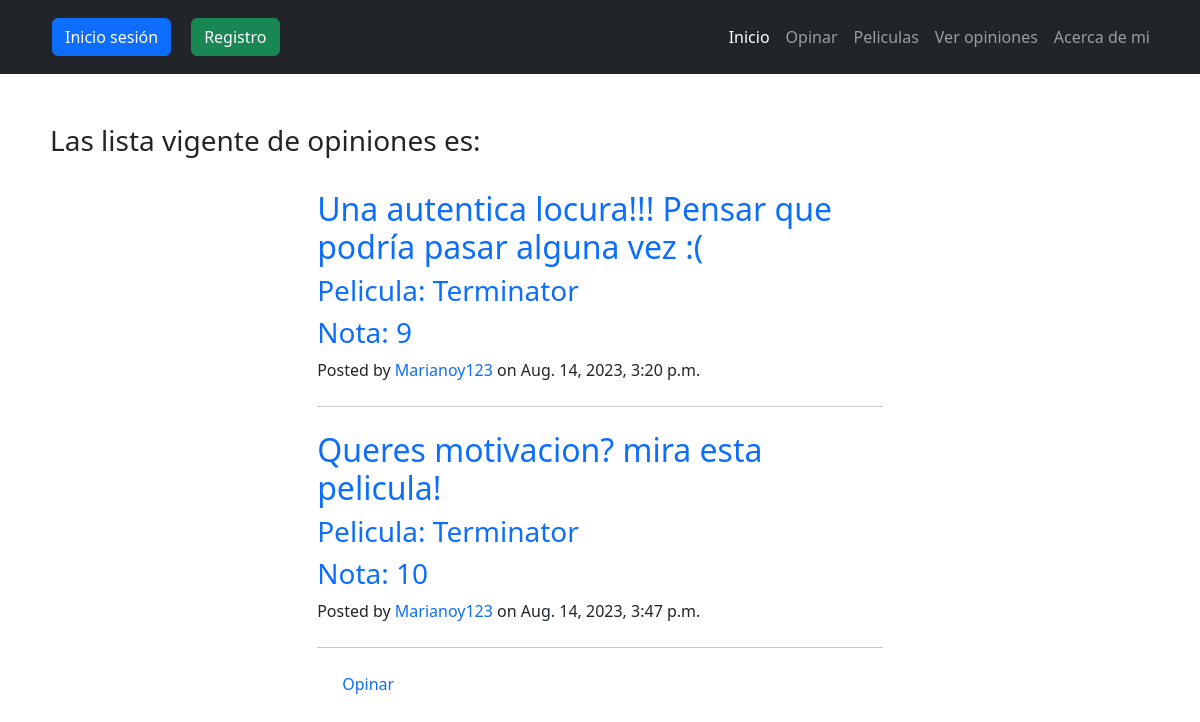
Page /pages/ on the earlier database version.
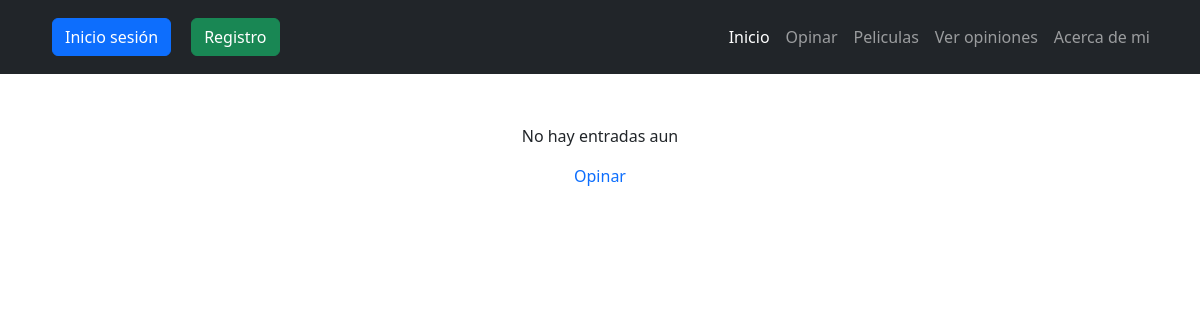
Same page on the later database version.
### Opiniones/models.py (models this page shows, shortened)
class opinion(models.Model):
    pelicula=models.CharField(max_length=32)
    nota=models.IntegerField()
    mini_opinion=models.CharField(max_length=64)
    detalle=models.CharField(max_length=1024)
    creador=models.ForeignKey(User, on_delete=models.CASCADE, related_name="CursosCreados")
    fecha=models.DateTimeField(auto_now=True)

### Opiniones/views.py (the view)
# urls.py: path("", ver_opiniones, name="ListaOpiniones"),
def ver_opiniones(request):
    contexto = {
        "Opiniones": opinion.objects.all(),
    }
    http_response = render(
        request=request,
        template_name='Opiniones/ListaOpiniones.html',
        context=contexto,
    )
    return http_response

### Opiniones/templates/Opiniones/ListaOpiniones.html (shortened to what this page needs)
{% extends "base.html" %}
{%load static%}
{% block contenido %}
    <div style="margin:50px">
        {%if Opiniones|length < 1%}
        <p style="text-align: center">No hay entradas aun<p>
        <div style="text-align: center">
            <a  href="{% url 'CrearOpinion' %}"> Opinar </a>
        </div>
        {%else%}
        <h3>Las lista vigente de opiniones es: </h3>
        <br>
        <div class="container px-4 px-lg-5">
            <div class="row gx-4 gx-lg-5 justify-content-center" style="text-decoration: none">
                <div class="col-md-10 col-lg-8 col-xl-7">
                    {% for opinion in Opiniones %}
                    <div class="post-preview">
                        <a href="{% url 'DetalleOpinion' opinion.id %}">
                            <h2 class="post-title">{{opinion.mini_opinion}}</h2>
                            <h3 class="post-subtitle">Pelicula: {{opinion.pelicula}}</h3>
                            <h3 class="post-subtitle">Nota: {{opinion.nota}}</h3>
                        </a>
                        <p class="post-meta">
                            Posted by
                            <a href="#!">{{opinion.creador}}</a>
                            on {{opinion.fecha}}
                        </p>
                    </div>
                    <hr class="my-4" />
                    {% endfor %}
                    <a style="margin-left: 25px" href="{% url 'CrearOpinion' %}"> Opinar </a>
                    {%endif%}
    </div>
{% endblock contenido %}

Differences in the rows shown:
removed opinion: mini_opinion "Una autentica locura!!! Pensar que podría pasar alguna vez :(", pelicula "Terminator", nota "9", creador "Marianoy123", fecha "Aug. 14, 2023, 3:20 p.m."
removed opinion: mini_opinion "Queres motivacion? mira esta pelicula!", pelicula "Terminator", nota "10", creador "Marianoy123", fecha "Aug. 14, 2023, 3:47 p.m."
Other differences:
text no longer shown: "Las lista vigente de opiniones es:"
text now shown: "No hay entradas aun"
